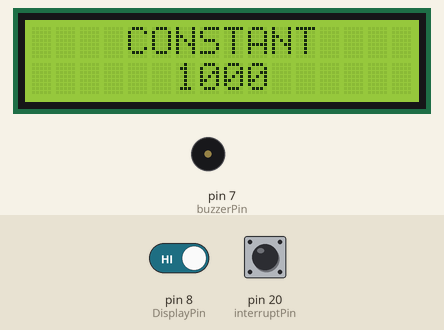
This sketch was run on a simulated Arduino Mega 2560, built with avr-gcc and run on an emulated ATmega2560. On the bench: 16×2 character LCD, buzzer (waves = sounding, pin HIGH). The inputs (shaded band) are chosen by the test bench; at power-on: pin 8 (DisplayPin) HIGH, pin 20 (interruptPin) HIGH.

Above: at 1.2 s.
1.3 s: pin 8 (DisplayPin) driven LOW
At 1.8 s:
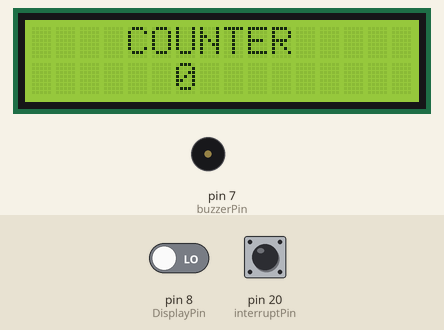
2.8 s: pin 20 (interruptPin) pulled LOW for 0.15 s
At 4.0 s:
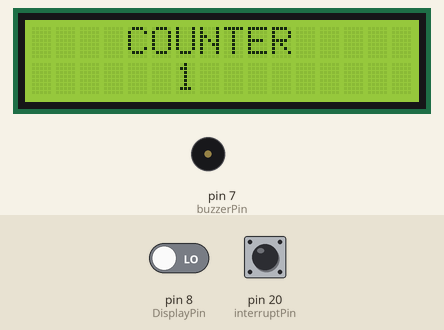
4.4 s: pin 20 (interruptPin) pulled LOW for 1 s
At 5.3 s:
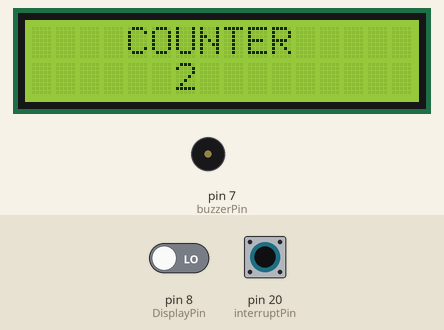
6.9 s: pin 8 (DisplayPin) driven HIGH
At 7.3 s:
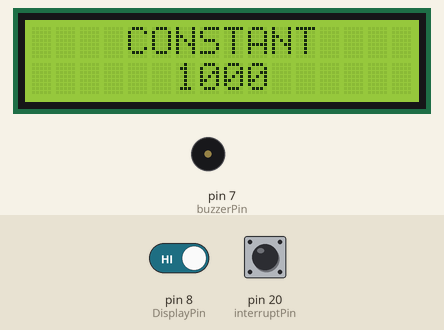
Timing chart, 0 to 9.4 s (numbered marks = the images above; inputs shaded):
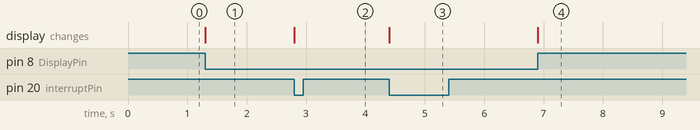

The sketch:

sketch_sep28a.ino
```cpp
// (licence header left out)
 #include <LiquidCrystal.h>

LiquidCrystal LCD(12,11,5,4,3,2);
int foundHigh = 1;
int counter = 0;
const byte interruptPin = 20;
const byte buzzerPin = 7;
const byte DisplayPin = 8;
int state = 0;
int buzzerState = 0;
int pulseConstant = 1000;

void setup() {
   LCD.begin(16,2);
   pinMode(interruptPin, INPUT_PULLUP);
   pinMode(buzzerPin, OUTPUT);
   pinMode(DisplayPin, INPUT);
   attachInterrupt(digitalPinToInterrupt(interruptPin), blink, CHANGE);
  handleDisplay();
  }

void loop() {
  if(millis()%500)
  {
      handleDisplay();
      handleBuzzzer();
  }
}

 void blink()
{
    if((foundHigh==0) && (digitalRead(interruptPin) == HIGH))
        foundHigh = 1;
    if((foundHigh==1) && (digitalRead(interruptPin) == LOW))
    {
        counter++;
        foundHigh = 0;
    }
 }

 void handleBuzzzer()
 {
  if(counter >(pulseConstant-10))
      {
          analogWrite(buzzerPin,buzzerState);
          buzzerState=(buzzerState%40)+5;
      }
 }
 void handleDisplay()
{
  if(digitalRead(DisplayPin) == LOW)
  {
    state = 0;
   LCD.setCursor(4,0);
   LCD.print("COUNTER");
   LCD.setCursor(6,1);
   LCD.print(counter);
    }
  else
  {
    state =1;
   LCD.setCursor(4,0);
   LCD.print("CONSTANT");
   LCD.setCursor(6,1);
   LCD.print(pulseConstant);
    }
    if(state != digitalRead(DisplayPin))
    {
      LCD.clear();
    }
  }

  /*
  void setup() {
    pinMode(13,OUTPUT);
    }
    void loop(){
      digitalWrite(13,LOW);
      delay(1000);
      digitalWrite(13,HIGH);
      delay(1000);
      }*/
```

Measured:
- after the input at 1.3 s, the display: first changes at once (image 1 shows a later state)
- after the input at 2.8 s, the display: changes at once (image 2)
- after the input at 4.4 s, the display: changes at once (image 3)
- after the input at 6.9 s, the display: first changes at once (image 4 shows a later state)
